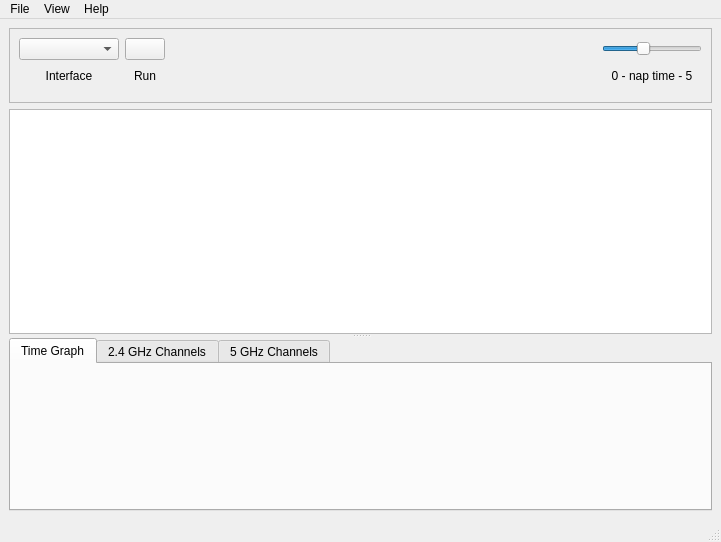
<?xml version="1.0" encoding="UTF-8"?>
<ui version="4.0">
 <class>mainForm</class>
 <widget class="QMainWindow" name="mainForm">
  <property name="geometry">
   <rect>
    <x>0</x>
    <y>0</y>
    <width>721</width>
    <height>542</height>
   </rect>
  </property>
  <property name="sizePolicy">
   <sizepolicy hsizetype="Expanding" vsizetype="Expanding">
    <horstretch>0</horstretch>
    <verstretch>0</verstretch>
   </sizepolicy>
  </property>
  <property name="windowTitle">
   <string>LinSSID</string>
  </property>
  <widget class="QWidget" name="centralwidget">
   <property name="sizePolicy">
    <sizepolicy hsizetype="Expanding" vsizetype="Expanding">
     <horstretch>0</horstretch>
     <verstretch>0</verstretch>
    </sizepolicy>
   </property>
   <layout class="QVBoxLayout" name="verticalLayout">
    <item>
     <widget class="QFrame" name="buttonFrame">
      <property name="sizePolicy">
       <sizepolicy hsizetype="Expanding" vsizetype="Preferred">
        <horstretch>0</horstretch>
        <verstretch>0</verstretch>
       </sizepolicy>
      </property>
      <property name="minimumSize">
       <size>
        <width>500</width>
        <height>75</height>
       </size>
      </property>
      <property name="frameShape">
       <enum>QFrame::StyledPanel</enum>
      </property>
      <property name="frameShadow">
       <enum>QFrame::Sunken</enum>
      </property>
      <layout class="QFormLayout" name="formLayout">
       <item row="0" column="0" colspan="2">
        <layout class="QGridLayout" name="gridLayout" columnstretch="0,0,1,0">
         <item row="0" column="0">
          <widget class="QComboBox" name="interfaceCbx">
           <property name="minimumSize">
            <size>
             <width>100</width>
             <height>0</height>
            </size>
           </property>
           <property name="toolTip">
            <string>Select a wireless interface if you have more than one</string>
           </property>
           <item>
            <property name="text">
             <string/>
            </property>
           </item>
          </widget>
         </item>
         <item row="1" column="3">
          <widget class="QLabel" name="napTimeLbl">
           <property name="minimumSize">
            <size>
             <width>100</width>
             <height>0</height>
            </size>
           </property>
           <property name="text">
            <string>0 - nap time - 5</string>
           </property>
           <property name="alignment">
            <set>Qt::AlignCenter</set>
           </property>
          </widget>
         </item>
         <item row="0" column="1">
          <widget class="QPushButton" name="runBtn">
           <property name="toolTip">
            <string>Start or stop run mode</string>
           </property>
           <property name="icon">
            <iconset>
             <normaloff>../../../../usr/share/linssid/linssid-start.png</normaloff>
             <normalon>../../../../usr/share/linssid/linssid-pause.png</normalon>../../../../usr/share/linssid/linssid-start.png</iconset>
           </property>
           <property name="iconSize">
            <size>
             <width>32</width>
             <height>32</height>
            </size>
           </property>
           <property name="checkable">
            <bool>true</bool>
           </property>
           <property name="checked">
            <bool>false</bool>
           </property>
          </widget>
         </item>
         <item row="0" column="3">
          <widget class="QSlider" name="napTimeSlider">
           <property name="toolTip">
            <string>Time between scans so your wireless interface can do something else</string>
           </property>
           <property name="maximum">
            <number>5</number>
           </property>
           <property name="pageStep">
            <number>1</number>
           </property>
           <property name="sliderPosition">
            <number>2</number>
           </property>
           <property name="orientation">
            <enum>Qt::Horizontal</enum>
           </property>
          </widget>
         </item>
         <item row="1" column="0">
          <widget class="QLabel" name="interfaceLbl">
           <property name="minimumSize">
            <size>
             <width>100</width>
             <height>0</height>
            </size>
           </property>
           <property name="text">
            <string>Interface</string>
           </property>
           <property name="alignment">
            <set>Qt::AlignCenter</set>
           </property>
          </widget>
         </item>
         <item row="1" column="1">
          <widget class="QLabel" name="runLbl">
           <property name="text">
            <string>Run</string>
           </property>
           <property name="alignment">
            <set>Qt::AlignCenter</set>
           </property>
          </widget>
         </item>
         <item row="0" column="2">
          <spacer name="horizontalSpacer">
           <property name="orientation">
            <enum>Qt::Horizontal</enum>
           </property>
           <property name="sizeType">
            <enum>QSizePolicy::Expanding</enum>
           </property>
           <property name="sizeHint" stdset="0">
            <size>
             <width>40</width>
             <height>20</height>
            </size>
           </property>
          </spacer>
         </item>
         <item row="1" column="2">
          <spacer name="horizontalSpacer_2">
           <property name="orientation">
            <enum>Qt::Horizontal</enum>
           </property>
           <property name="sizeHint" stdset="0">
            <size>
             <width>40</width>
             <height>20</height>
            </size>
           </property>
          </spacer>
         </item>
        </layout>
       </item>
      </layout>
     </widget>
    </item>
    <item>
     <widget class="QSplitter" name="splitter">
      <property name="sizePolicy">
       <sizepolicy hsizetype="Expanding" vsizetype="Expanding">
        <horstretch>0</horstretch>
        <verstretch>0</verstretch>
       </sizepolicy>
      </property>
      <property name="orientation">
       <enum>Qt::Vertical</enum>
      </property>
      <property name="opaqueResize">
       <bool>true</bool>
      </property>
      <widget class="QTableWidget" name="mainTableWidget">
       <property name="sizePolicy">
        <sizepolicy hsizetype="Expanding" vsizetype="Expanding">
         <horstretch>0</horstretch>
         <verstretch>0</verstretch>
        </sizepolicy>
       </property>
       <property name="minimumSize">
        <size>
         <width>0</width>
         <height>150</height>
        </size>
       </property>
       <property name="sortingEnabled">
        <bool>true</bool>
       </property>
      </widget>
      <widget class="QTabWidget" name="mainTabWgt">
       <property name="sizePolicy">
        <sizepolicy hsizetype="Expanding" vsizetype="Expanding">
         <horstretch>0</horstretch>
         <verstretch>0</verstretch>
        </sizepolicy>
       </property>
       <property name="minimumSize">
        <size>
         <width>0</width>
         <height>150</height>
        </size>
       </property>
       <property name="toolTip">
        <string/>
       </property>
       <property name="currentIndex">
        <number>0</number>
       </property>
       <widget class="QWidget" name="timePlotTab">
        <property name="sizePolicy">
         <sizepolicy hsizetype="Expanding" vsizetype="Expanding">
          <horstretch>0</horstretch>
          <verstretch>0</verstretch>
         </sizepolicy>
        </property>
        <property name="toolTip">
         <string>Signal strength over time</string>
        </property>
        <attribute name="title">
         <string>Time Graph</string>
        </attribute>
        <layout class="QVBoxLayout" name="verticalLayout_4">
         <item>
          <widget class="QwtPlot" name="timePlot"/>
         </item>
        </layout>
       </widget>
       <widget class="QWidget" name="chan24Tab">
        <property name="minimumSize">
         <size>
          <width>0</width>
          <height>100</height>
         </size>
        </property>
        <property name="toolTip">
         <string>Signal strength by channel</string>
        </property>
        <attribute name="title">
         <string>2.4 GHz Channels</string>
        </attribute>
        <layout class="QVBoxLayout" name="verticalLayout_2">
         <item>
          <widget class="QwtPlot" name="chan24Plot">
           <property name="sizePolicy">
            <sizepolicy hsizetype="Expanding" vsizetype="Expanding">
             <horstretch>0</horstretch>
             <verstretch>0</verstretch>
            </sizepolicy>
           </property>
           <property name="minimumSize">
            <size>
             <width>0</width>
             <height>100</height>
            </size>
           </property>
          </widget>
         </item>
        </layout>
       </widget>
       <widget class="QWidget" name="chan5Tab">
        <property name="sizePolicy">
         <sizepolicy hsizetype="Expanding" vsizetype="Expanding">
          <horstretch>0</horstretch>
          <verstretch>0</verstretch>
         </sizepolicy>
        </property>
        <property name="toolTip">
         <string>Signal strength by channel</string>
        </property>
        <attribute name="title">
         <string>5 GHz Channels</string>
        </attribute>
        <layout class="QVBoxLayout" name="verticalLayout_3">
         <item>
          <widget class="QwtPlot" name="chan5Plot"/>
         </item>
        </layout>
       </widget>
      </widget>
     </widget>
    </item>
   </layout>
  </widget>
  <widget class="QMenuBar" name="menubar">
   <property name="geometry">
    <rect>
     <x>0</x>
     <y>0</y>
     <width>721</width>
     <height>25</height>
    </rect>
   </property>
   <widget class="QMenu" name="menuFile">
    <property name="title">
     <string>File</string>
    </property>
    <addaction name="actionExport_to_NS1"/>
    <addaction name="separator"/>
    <addaction name="actionPrefs"/>
    <addaction name="separator"/>
    <addaction name="actionExit"/>
   </widget>
   <widget class="QMenu" name="menuView">
    <property name="title">
     <string>View</string>
    </property>
    <addaction name="actionPlot"/>
    <addaction name="actionSSID"/>
    <addaction name="actionMAC"/>
    <addaction name="actionChannel"/>
    <addaction name="actionMode"/>
    <addaction name="actionSecurity"/>
    <addaction name="actionProtocol"/>
    <addaction name="actionCipher"/>
    <addaction name="actionFrequency"/>
    <addaction name="actionQuality"/>
    <addaction name="actionSignal"/>
    <addaction name="actionNoise"/>
    <addaction name="actionVendor"/>
    <addaction name="actionType"/>
    <addaction name="actionMin_Signal"/>
    <addaction name="actionMax_Signal"/>
    <addaction name="actionMbps"/>
    <addaction name="actionFirst_Seen"/>
    <addaction name="actionLast_Seen"/>
   </widget>
   <widget class="QMenu" name="menuHelp">
    <property name="title">
     <string>Help</string>
    </property>
    <addaction name="actionAbout"/>
   </widget>
   <addaction name="menuFile"/>
   <addaction name="menuView"/>
   <addaction name="menuHelp"/>
  </widget>
  <widget class="QStatusBar" name="statusbar"/>
  <action name="actionExport_to_NS1">
   <property name="text">
    <string>Export to NS1</string>
   </property>
   <property name="visible">
    <bool>false</bool>
   </property>
  </action>
  <action name="actionExit">
   <property name="text">
    <string>Exit</string>
   </property>
  </action>
  <action name="actionSSID">
   <property name="checkable">
    <bool>true</bool>
   </property>
   <property name="checked">
    <bool>true</bool>
   </property>
   <property name="enabled">
    <bool>true</bool>
   </property>
   <property name="text">
    <string>SSID</string>
   </property>
  </action>
  <action name="actionChannel">
   <property name="checkable">
    <bool>true</bool>
   </property>
   <property name="checked">
    <bool>true</bool>
   </property>
   <property name="text">
    <string>Channel</string>
   </property>
  </action>
  <action name="actionMAC">
   <property name="checkable">
    <bool>true</bool>
   </property>
   <property name="checked">
    <bool>true</bool>
   </property>
   <property name="text">
    <string>MAC</string>
   </property>
  </action>
  <action name="actionMode">
   <property name="checkable">
    <bool>true</bool>
   </property>
   <property name="checked">
    <bool>false</bool>
   </property>
   <property name="text">
    <string>Mode</string>
   </property>
  </action>
  <action name="actionSecurity">
   <property name="checkable">
    <bool>true</bool>
   </property>
   <property name="checked">
    <bool>false</bool>
   </property>
   <property name="text">
    <string>Security</string>
   </property>
  </action>
  <action name="actionProtocol">
   <property name="checkable">
    <bool>true</bool>
   </property>
   <property name="checked">
    <bool>true</bool>
   </property>
   <property name="text">
    <string>Protocol</string>
   </property>
  </action>
  <action name="actionCipher">
   <property name="checkable">
    <bool>true</bool>
   </property>
   <property name="checked">
    <bool>true</bool>
   </property>
   <property name="text">
    <string>Cipher</string>
   </property>
  </action>
  <action name="actionFrequency">
   <property name="checkable">
    <bool>true</bool>
   </property>
   <property name="text">
    <string>Frequency</string>
   </property>
  </action>
  <action name="actionQuality">
   <property name="checkable">
    <bool>true</bool>
   </property>
   <property name="checked">
    <bool>false</bool>
   </property>
   <property name="text">
    <string>Quality</string>
   </property>
  </action>
  <action name="actionSignal">
   <property name="checkable">
    <bool>true</bool>
   </property>
   <property name="checked">
    <bool>true</bool>
   </property>
   <property name="text">
    <string>Signal</string>
   </property>
  </action>
  <action name="actionNoise">
   <property name="checkable">
    <bool>true</bool>
   </property>
   <property name="text">
    <string>Noise</string>
   </property>
  </action>
  <action name="actionVendor">
   <property name="checkable">
    <bool>true</bool>
   </property>
   <property name="enabled">
    <bool>true</bool>
   </property>
   <property name="text">
    <string>Vendor</string>
   </property>
   <property name="visible">
    <bool>true</bool>
   </property>
  </action>
  <action name="actionFirst">
   <property name="checkable">
    <bool>true</bool>
   </property>
   <property name="enabled">
    <bool>true</bool>
   </property>
   <property name="text">
    <string>First</string>
   </property>
   <property name="visible">
    <bool>true</bool>
   </property>
  </action>
  <action name="actionLast">
   <property name="checkable">
    <bool>true</bool>
   </property>
   <property name="enabled">
    <bool>true</bool>
   </property>
   <property name="text">
    <string>Last</string>
   </property>
   <property name="visible">
    <bool>true</bool>
   </property>
  </action>
  <action name="actionType">
   <property name="checkable">
    <bool>true</bool>
   </property>
   <property name="enabled">
    <bool>false</bool>
   </property>
   <property name="text">
    <string>Type</string>
   </property>
   <property name="visible">
    <bool>false</bool>
   </property>
  </action>
  <action name="actionAbout">
   <property name="text">
    <string>About</string>
   </property>
  </action>
  <action name="actionMbps">
   <property name="checkable">
    <bool>true</bool>
   </property>
   <property name="text">
    <string>Mbps</string>
   </property>
  </action>
  <action name="actionMin_Signal">
   <property name="checkable">
    <bool>true</bool>
   </property>
   <property name="text">
    <string>Min Signal</string>
   </property>
  </action>
  <action name="actionMax_Signal">
   <property name="checkable">
    <bool>true</bool>
   </property>
   <property name="text">
    <string>Max Signal</string>
   </property>
  </action>
  <action name="actionFirst_Seen">
   <property name="checkable">
    <bool>true</bool>
   </property>
   <property name="text">
    <string>First Seen</string>
   </property>
  </action>
  <action name="actionLast_Seen">
   <property name="checkable">
    <bool>true</bool>
   </property>
   <property name="text">
    <string>Last Seen</string>
   </property>
  </action>
  <action name="actionPlot">
   <property name="enabled">
    <bool>false</bool>
   </property>
   <property name="text">
    <string>Plot</string>
   </property>
   <property name="visible">
    <bool>false</bool>
   </property>
  </action>
  <action name="actionPrefs">
   <property name="text">
    <string>Preferences...</string>
   </property>
  </action>
 </widget>
 <customwidgets>
  <customwidget>
   <class>QwtPlot</class>
   <extends>QFrame</extends>
   <header>qwt_plot.h</header>
  </customwidget>
 </customwidgets>
 <resources/>
 <connections>
  <connection>
   <sender>actionExit</sender>
   <signal>triggered()</signal>
   <receiver>mainForm</receiver>
   <slot>close()</slot>
   <hints>
    <hint type="sourcelabel">
     <x>-1</x>
     <y>-1</y>
    </hint>
    <hint type="destinationlabel">
     <x>287</x>
     <y>317</y>
    </hint>
   </hints>
  </connection>
 </connections>
</ui>
